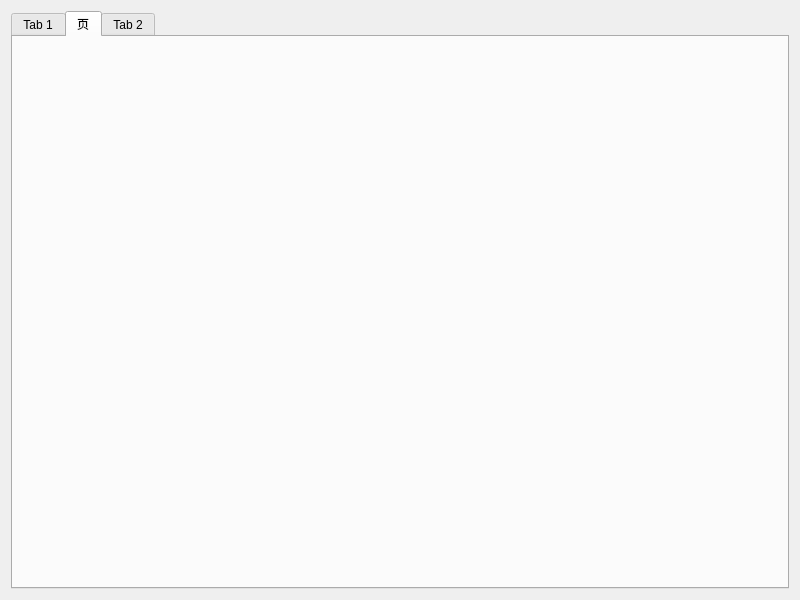
<?xml version="1.0" encoding="UTF-8"?>
<ui version="4.0">
 <class>networkTool</class>
 <widget class="QWidget" name="networkTool">
  <property name="geometry">
   <rect>
    <x>0</x>
    <y>0</y>
    <width>800</width>
    <height>600</height>
   </rect>
  </property>
  <property name="windowTitle">
   <string>neyworkTool</string>
  </property>
  <layout class="QGridLayout" name="gridLayout">
   <item row="0" column="0">
    <widget class="QTabWidget" name="tabWidget">
     <property name="currentIndex">
      <number>1</number>
     </property>
     <widget class="QWidget" name="tab">
      <attribute name="title">
       <string>Tab 1</string>
      </attribute>
     </widget>
     <widget class="mqttSetting" name="mqttSetTab">
      <attribute name="title">
       <string>页</string>
      </attribute>
     </widget>
     <widget class="mqttSubscribe" name="mqttTab">
      <attribute name="title">
       <string>Tab 2</string>
      </attribute>
     </widget>
    </widget>
   </item>
  </layout>
 </widget>
 <customwidgets>
  <customwidget>
   <class>mqttSubscribe</class>
   <extends>QWidget</extends>
   <header>mqtt\subscribe\mqttsubscribe.h</header>
   <container>1</container>
  </customwidget>
  <customwidget>
   <class>mqttSetting</class>
   <extends>QWidget</extends>
   <header>mqtt\mqttSetting\mqttSetting.h</header>
   <container>1</container>
  </customwidget>
 </customwidgets>
 <resources/>
 <connections/>
</ui>
